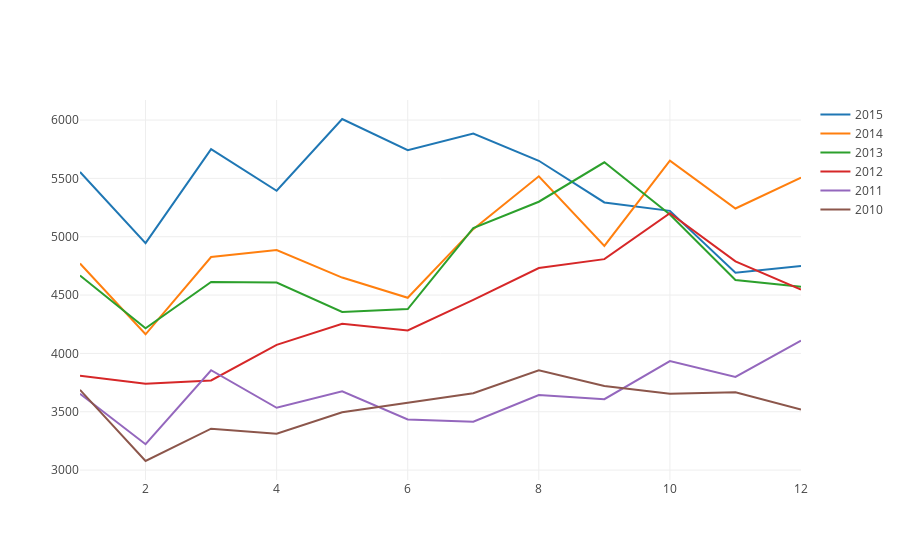

The notebook cell saved with this chart:
### Code cell
data = [trace0, trace1, trace2, trace3, trace4, trace5]
fig = go.Figure(data = data)
iplot(fig, filename='line-mode')

### Figure 1 — Plotly figure (JSON) as saved in the notebook; plotly's stock layout.template omitted (floating-point values rounded to 4 significant figures)
{"data": [{"mode": "lines", "name": "2015", "type": "scatter", "x": ["01", "02", "03", "04", "05", "06", "07", "08", "09", "10", "11", "12"], "y": [5555, 4945, 5750, 5394, 6009, 5741, 5885, 5651, 5294, 5222, 4692, 4749]}, {"mode": "lines", "name": "2014", "type": "scatter", "x": ["01", "02", "03", "04", "05", "06", "07", "08", "09", "10", "11", "12"], "y": [4771, 4164, 4826, 4886, 4650, 4477, 5065, 5518, 4921, 5652, 5242, 5507]}, {"mode": "lines", "name": "2013", "type": "scatter", "x": ["01", "02", "03", "04", "05", "06", "07", "08", "09", "10", "11", "12"], "y": [4668, 4215, 4613, 4607, 4355, 4380, 5074, 5300, 5638, 5190, 4629, 4572]}, {"mode": "lines", "name": "2012", "type": "scatter", "x": ["01", "02", "03", "04", "05", "06", "07", "08", "09", "10", "11", "12"], "y": [3809, 3741, 3768, 4073, 4254, 4197, 4459, 4732, 4808, 5202, 4789, 4547]}, {"mode": "lines", "name": "2011", "type": "scatter", "x": ["01", "02", "03", "04", "05", "06", "07", "08", "09", "10", "11", "12"], "y": [3655, 3222, 3856, 3534, 3676, 3434, 3415, 3644, 3608, 3934, 3798, 4109]}, {"mode": "lines", "name": "2010", "type": "scatter", "x": ["01", "02", "03", "04", "05", "06", "07", "08", "09", "10", "11", "12"], "y": [3688, 3078, 3355, 3311, 3495, 3577, 3659, 3855, 3721, 3654, 3668, 3520]}], "layout": {}}
